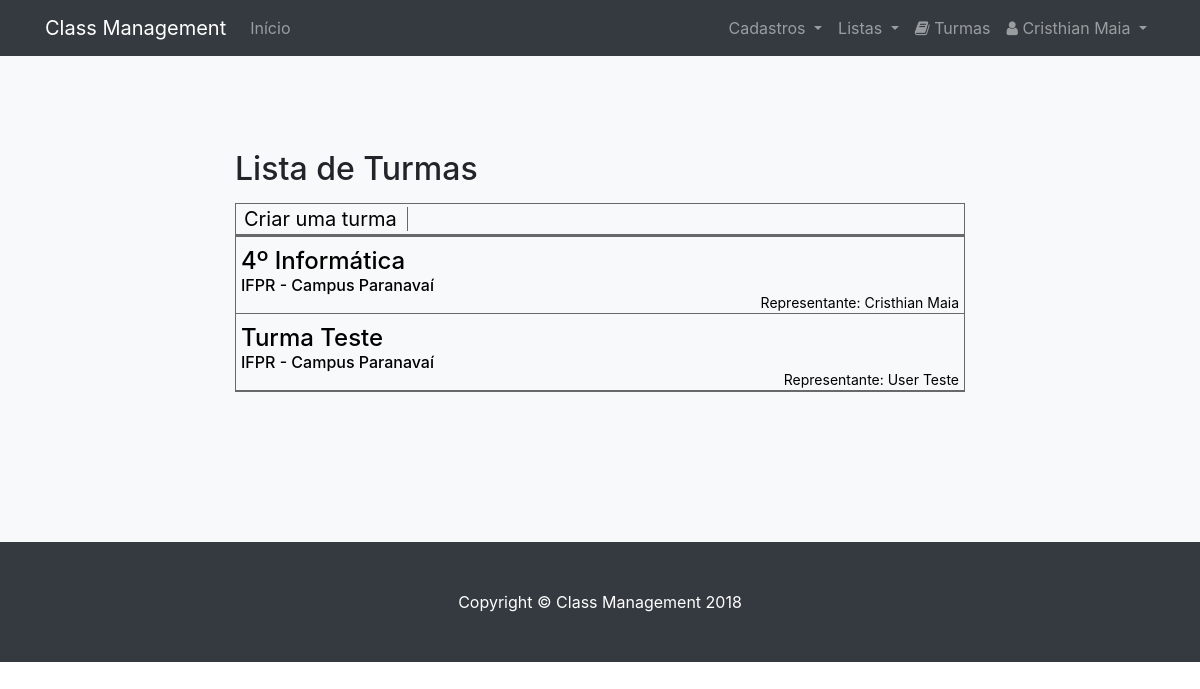
/turmas/ (signed in), run on an earlier commit of the app's database.
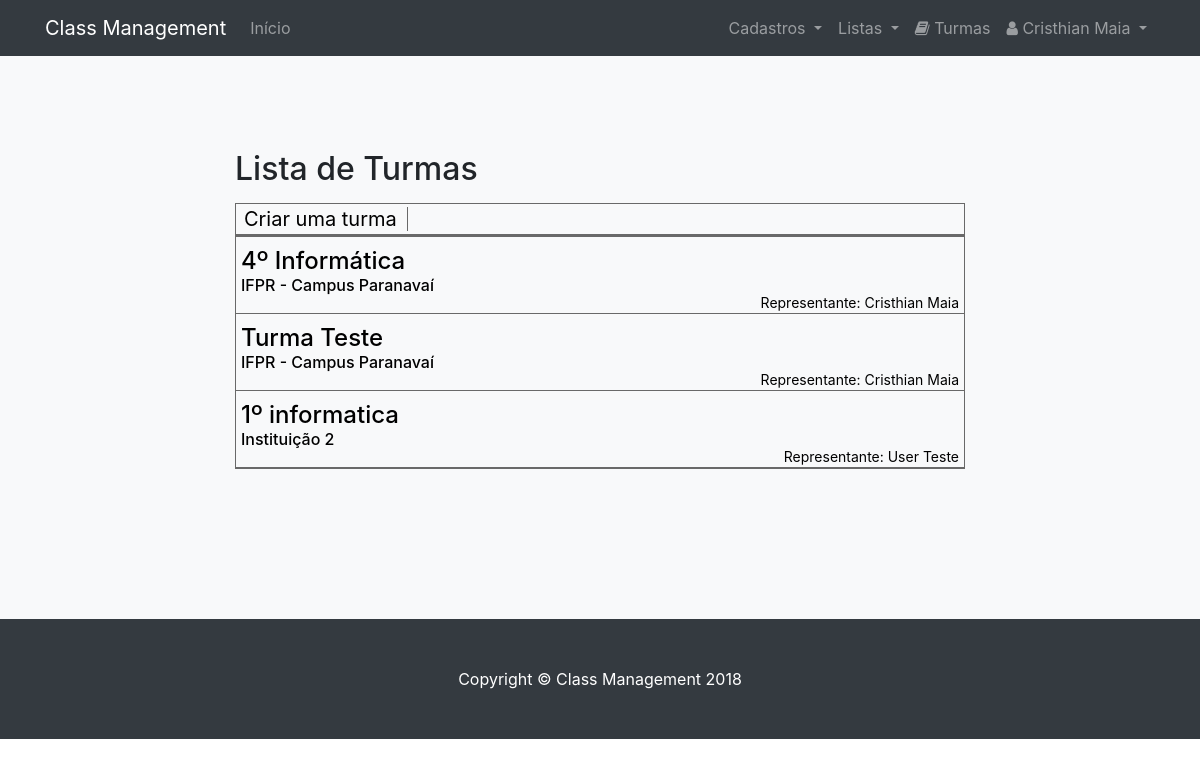
And on a later commit of the database.
### classmanagement/models.py (models this page shows, shortened)
class Turma(models.Model):
    nome                    = models.CharField(max_length=120, blank=False, null=False, help_text='Obrigatório.')
    alunos                  = models.ManyToManyField(User, help_text='Obrigatório', related_name='alunos_matriculados')
    data_cadastro           = models.DateField(auto_now_add=True)
    representante           = models.ForeignKey(User, on_delete=models.PROTECT, blank=False, null=False)
    colegio                 = models.ForeignKey(Colegio, on_delete=models.PROTECT, blank=False, null=False, help_text='Obrigatório.')

class Colegio(models.Model):
    nome                    = models.CharField(max_length=240, blank= False, null=False, help_text='Obrigatório.')
    data_cadastro           = models.DateField(auto_now_add=True)
    class Meta:
        verbose_name = 'Colégio'
        verbose_name_plural = 'Colégios'

### classmanagement/views.py (the view)
# urls.py: path('turmas/', views.TurmasTemplateView.as_view(), name='turmas'),  # Tela das turmas disponiveis para o usuario
class TurmasTemplateView(LoginRequiredMixin, TemplateView): #Tela de turmas do disponiveis para o usuario - pos login
    template_name = 'turmas.html'
    login_url = '/login/'
    def get_context_data(self, **kwargs):
        context = super().get_context_data(**kwargs)
        context['turmas'] = models.Turma.objects.all()
        context['titulo'] = 'Lista de Turmas'
        return context

### classmanagement/templates/turmas.html (shortened to what this page needs)
{% extends "base.html" %}
{% load static %}
{% load bootstrap4 %}
{% block menu %}
{{ block.super }}
{% endblock %}
{% block conteudo %}
<section class="bg-light">
  <div class="container">
    <div class="row">
      <div class="col-lg-8 mx-auto">
        <h2>{{titulo}}</h2>
        {% if turmas %}
        <div class="list">
          <div class="menu_list">
            <ul class="">
              <li><a href="{% url 'cadastrar_turma' %}">Criar uma turma</a></li>
            </ul>
          </div>
          <div class="list_array">
            <ul>
              {% for t in turmas %}
              <li>
                <a href="/turma/{{t.id}}">
                <h1>{{t.nome}}</h1>
                <h2>{{t.colegio.nome}}</h2>
                <h3>Representante: {{t.representante.first_name}} {{t.representante.last_name}}</h3>
              </a>
              </li>
              {% endfor %}
            </ul>
          </div>
        </div>
        {% else %}
        <p>Você não está inserido em alguma turma.</p>
        {% endif %}
      </div>
    </div>
  </div>
</section>
  {% endblock %}
{% block scripts_js %}
{{ block.super }}
{% endblock %}

What changed in the data, as far as the page shows it:
changed Turma "Turma Teste": representante.first_name "User" → "Cristhian"; representante.last_name "Teste" → "Maia"
added Turma: nome "1º informatica", colegio.nome "Instituição 2", representante.first_name "User", representante.last_name "Teste"
